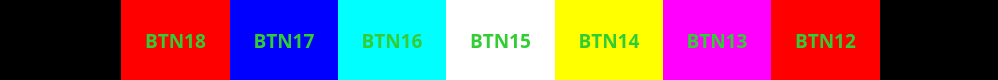
<?xml version="1.0" encoding="UTF-8"?>
<ui version="4.0">
 <class>Bottom</class>
 <widget class="QWidget" name="Bottom">
  <property name="geometry">
   <rect>
    <x>0</x>
    <y>0</y>
    <width>998</width>
    <height>80</height>
   </rect>
  </property>
  <property name="sizePolicy">
   <sizepolicy hsizetype="Fixed" vsizetype="Fixed">
    <horstretch>0</horstretch>
    <verstretch>0</verstretch>
   </sizepolicy>
  </property>
  <property name="windowTitle">
   <string>Form</string>
  </property>
  <property name="styleSheet">
   <string notr="true">background-color: black;</string>
  </property>
  <layout class="QHBoxLayout" name="horizontalLayout_2" stretch="0">
   <property name="spacing">
    <number>0</number>
   </property>
   <property name="sizeConstraint">
    <enum>QLayout::SetDefaultConstraint</enum>
   </property>
   <property name="leftMargin">
    <number>0</number>
   </property>
   <property name="topMargin">
    <number>0</number>
   </property>
   <property name="rightMargin">
    <number>0</number>
   </property>
   <property name="bottomMargin">
    <number>0</number>
   </property>
   <item>
    <layout class="QHBoxLayout" name="horizontalLayout" stretch="1,1,1,1,1,1,1,1,1">
     <property name="spacing">
      <number>0</number>
     </property>
     <property name="sizeConstraint">
      <enum>QLayout::SetFixedSize</enum>
     </property>
     <property name="leftMargin">
      <number>13</number>
     </property>
     <property name="topMargin">
      <number>0</number>
     </property>
     <property name="rightMargin">
      <number>10</number>
     </property>
     <item>
      <spacer name="horizontalSpacer_2">
       <property name="orientation">
        <enum>Qt::Horizontal</enum>
       </property>
       <property name="sizeHint" stdset="0">
        <size>
         <width>40</width>
         <height>20</height>
        </size>
       </property>
      </spacer>
     </item>
     <item>
      <widget class="QLabel" name="label_18">
       <property name="sizePolicy">
        <sizepolicy hsizetype="Ignored" vsizetype="Ignored">
         <horstretch>0</horstretch>
         <verstretch>0</verstretch>
        </sizepolicy>
       </property>
       <property name="font">
        <font>
         <family>B612 Mono</family>
         <pointsize>14</pointsize>
         <weight>75</weight>
         <bold>true</bold>
        </font>
       </property>
       <property name="styleSheet">
        <string notr="true">background-color: rgba(255, 0, 0, 255); color:limegreen;</string>
       </property>
       <property name="text">
        <string>BTN18</string>
       </property>
       <property name="scaledContents">
        <bool>false</bool>
       </property>
       <property name="alignment">
        <set>Qt::AlignCenter</set>
       </property>
       <property name="wordWrap">
        <bool>true</bool>
       </property>
       <property name="margin">
        <number>2</number>
       </property>
      </widget>
     </item>
     <item>
      <widget class="QLabel" name="label_17">
       <property name="sizePolicy">
        <sizepolicy hsizetype="Ignored" vsizetype="Ignored">
         <horstretch>0</horstretch>
         <verstretch>0</verstretch>
        </sizepolicy>
       </property>
       <property name="font">
        <font>
         <family>B612 Mono</family>
         <pointsize>14</pointsize>
         <weight>75</weight>
         <bold>true</bold>
        </font>
       </property>
       <property name="styleSheet">
        <string notr="true">background-color: rgba(0, 0, 255, 255); color:limegreen;</string>
       </property>
       <property name="text">
        <string>BTN17</string>
       </property>
       <property name="alignment">
        <set>Qt::AlignCenter</set>
       </property>
       <property name="margin">
        <number>2</number>
       </property>
      </widget>
     </item>
     <item>
      <widget class="QLabel" name="label_16">
       <property name="sizePolicy">
        <sizepolicy hsizetype="Ignored" vsizetype="Ignored">
         <horstretch>0</horstretch>
         <verstretch>0</verstretch>
        </sizepolicy>
       </property>
       <property name="font">
        <font>
         <family>B612 Mono</family>
         <pointsize>14</pointsize>
         <weight>75</weight>
         <bold>true</bold>
        </font>
       </property>
       <property name="styleSheet">
        <string notr="true">background-color: rgba(0, 255, 255, 255); color:limegreen;</string>
       </property>
       <property name="text">
        <string>BTN16</string>
       </property>
       <property name="alignment">
        <set>Qt::AlignCenter</set>
       </property>
       <property name="margin">
        <number>2</number>
       </property>
      </widget>
     </item>
     <item>
      <widget class="QLabel" name="label_15">
       <property name="sizePolicy">
        <sizepolicy hsizetype="Ignored" vsizetype="Ignored">
         <horstretch>0</horstretch>
         <verstretch>0</verstretch>
        </sizepolicy>
       </property>
       <property name="font">
        <font>
         <family>B612 Mono</family>
         <pointsize>14</pointsize>
         <weight>75</weight>
         <bold>true</bold>
        </font>
       </property>
       <property name="styleSheet">
        <string notr="true">background-color: rgba(255, 255, 255, 255); color:limegreen;</string>
       </property>
       <property name="text">
        <string>BTN15</string>
       </property>
       <property name="alignment">
        <set>Qt::AlignCenter</set>
       </property>
       <property name="margin">
        <number>2</number>
       </property>
      </widget>
     </item>
     <item>
      <widget class="QLabel" name="label_14">
       <property name="sizePolicy">
        <sizepolicy hsizetype="Ignored" vsizetype="Ignored">
         <horstretch>0</horstretch>
         <verstretch>0</verstretch>
        </sizepolicy>
       </property>
       <property name="font">
        <font>
         <family>B612 Mono</family>
         <pointsize>14</pointsize>
         <weight>75</weight>
         <bold>true</bold>
        </font>
       </property>
       <property name="styleSheet">
        <string notr="true">background-color: rgba(255, 255, 0, 255); color:limegreen;</string>
       </property>
       <property name="text">
        <string>BTN14</string>
       </property>
       <property name="alignment">
        <set>Qt::AlignCenter</set>
       </property>
       <property name="margin">
        <number>2</number>
       </property>
      </widget>
     </item>
     <item>
      <widget class="QLabel" name="label_13">
       <property name="sizePolicy">
        <sizepolicy hsizetype="Ignored" vsizetype="Ignored">
         <horstretch>0</horstretch>
         <verstretch>0</verstretch>
        </sizepolicy>
       </property>
       <property name="font">
        <font>
         <family>B612 Mono</family>
         <pointsize>14</pointsize>
         <weight>75</weight>
         <bold>true</bold>
        </font>
       </property>
       <property name="styleSheet">
        <string notr="true">background-color: rgba(255, 0, 255, 255); color:limegreen;</string>
       </property>
       <property name="text">
        <string>BTN13</string>
       </property>
       <property name="alignment">
        <set>Qt::AlignCenter</set>
       </property>
       <property name="margin">
        <number>2</number>
       </property>
      </widget>
     </item>
     <item>
      <widget class="QLabel" name="label_12">
       <property name="sizePolicy">
        <sizepolicy hsizetype="Ignored" vsizetype="Ignored">
         <horstretch>0</horstretch>
         <verstretch>0</verstretch>
        </sizepolicy>
       </property>
       <property name="font">
        <font>
         <family>B612 Mono</family>
         <pointsize>14</pointsize>
         <weight>75</weight>
         <bold>true</bold>
        </font>
       </property>
       <property name="autoFillBackground">
        <bool>false</bool>
       </property>
       <property name="styleSheet">
        <string notr="true">background-color: rgba(255, 0, 0, 255); color:limegreen;</string>
       </property>
       <property name="text">
        <string>BTN12</string>
       </property>
       <property name="alignment">
        <set>Qt::AlignCenter</set>
       </property>
       <property name="margin">
        <number>2</number>
       </property>
      </widget>
     </item>
     <item>
      <spacer name="horizontalSpacer">
       <property name="orientation">
        <enum>Qt::Horizontal</enum>
       </property>
       <property name="sizeHint" stdset="0">
        <size>
         <width>40</width>
         <height>20</height>
        </size>
       </property>
      </spacer>
     </item>
    </layout>
   </item>
  </layout>
 </widget>
 <resources/>
 <connections/>
</ui>
